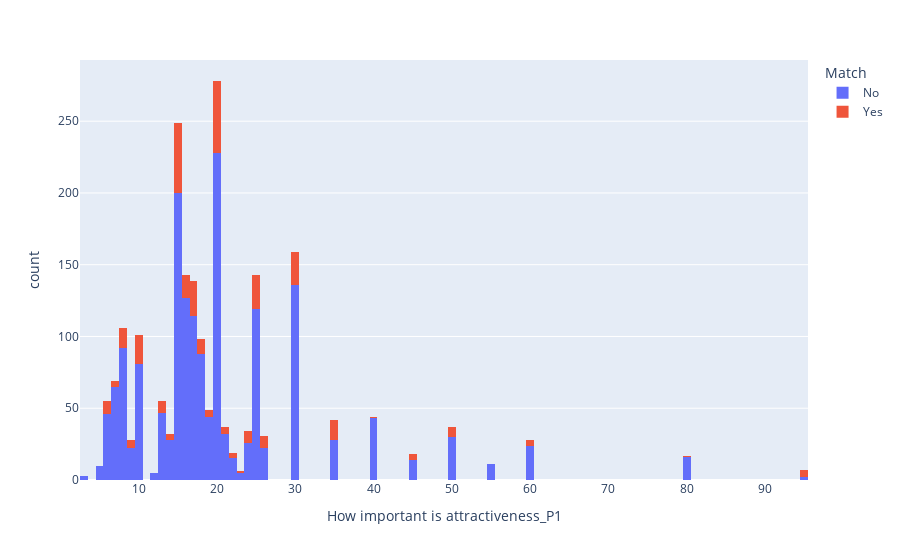

Notebook cell for this chart:
### Code cell
fig = px.histogram(df_total_avec_infos_p1_et_p2,x='How important is attractiveness_P1', color='Match')
fig.show()

### Figure 1 — Plotly figure (JSON) as saved in the notebook; plotly's stock layout.template omitted (floating-point values rounded to 4 significant figures; data arrays with more than 128 entries replaced by an {"elided": "..."} marker saying what was removed)
{"data": [{"alignmentgroup": "True", "bingroup": "x", "hovertemplate": "Match=No<br>How important is attractiveness_P1=%{x}<br>count=%{y}<extra></extra>", "legendgroup": "No", "marker": {"color": "#636efa", "pattern": {"shape": ""}}, "name": "No", "offsetgroup": "No", "orientation": "v", "showlegend": true, "type": "histogram", "x": {"elided": "3494 float values"}, "xaxis": "x", "yaxis": "y"}, {"alignmentgroup": "True", "bingroup": "x", "hovertemplate": "Match=Yes<br>How important is attractiveness_P1=%{x}<br>count=%{y}<extra></extra>", "legendgroup": "Yes", "marker": {"color": "#EF553B", "pattern": {"shape": ""}}, "name": "Yes", "offsetgroup": "Yes", "orientation": "v", "showlegend": true, "type": "histogram", "x": {"elided": "690 float values"}, "xaxis": "x", "yaxis": "y"}], "layout": {"barmode": "relative", "legend": {"title": {"text": "Match"}, "tracegroupgap": 0}, "margin": {"t": 60}, "xaxis": {"anchor": "y", "domain": [0, 1], "title": {"text": "How important is attractiveness_P1"}}, "yaxis": {"anchor": "x", "domain": [0, 1], "title": {"text": "count"}}}}
